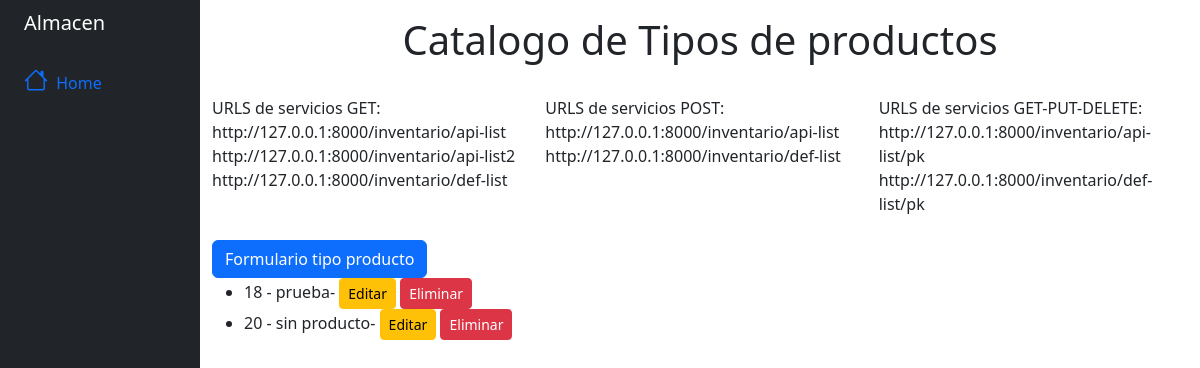
Screenshot of /inventario/api-index-list with the database file from the repository.
### inventario/models.py (models this page shows, shortened)
class catg_tipo_producto (models.Model):
    pk_tipo_producto = models.AutoField(primary_key = True)
    tipo_producto = models.CharField(max_length = 35)
    class Meta:
        db_table = 'catg_tipo_producto'

### inventario/api.py (the view)
# urls.py: path('api-index-list', (ProfileList.as_view()), name = 'api-index-list'),
class ProfileList(APIView):
    renderer_classes = [TemplateHTMLRenderer]
    template_name = 'inventario/catg_tipoproducto_list.html'
    def get(self, request):
        queryset = catg_tipo_producto.objects.all()
        return Response({'queryset': queryset})

### templates/inventario/catg_tipoproducto_list.html (shortened to what this page needs)
{%extends "base.html" %}
{%load static %}
{%block Contenido%}
<center><h1>Catalogo de Tipos de productos</h1></center><br>
<div class ="row">
<div class="col">
URLS de servicios GET: <br>http://127.0.0.1:8000/inventario/api-list <br>
 http://127.0.0.1:8000/inventario/api-list2 <br>
 http://127.0.0.1:8000/inventario/def-list <br>
</div>
<div class="col">
    URLS de servicios POST: <br>http://127.0.0.1:8000/inventario/api-list <br>
 http://127.0.0.1:8000/inventario/def-list <br>
</div>
<div class="col">
    URLS de servicios GET-PUT-DELETE: <br>http://127.0.0.1:8000/inventario/api-list/pk <br>
 http://127.0.0.1:8000/inventario/def-list/pk <br>
</div>
</div>
<br>
<a href= "tipo-producto-form" >
    <button class="btn btn-primary">Formulario tipo producto</button>
    </a>
<ul>
    {% for qs in queryset %}
    <li>{{ qs.pk_tipo_producto }} - {{ qs.tipo_producto }}- <a class ="btn btn-warning btn-sm"href="api-put/{{ qs.pk_tipo_producto }}">Editar</a> <button onClick="eliminar_catg_tipo_produto({{ qs.pk_tipo_producto }})" class="btn btn-danger btn-sm">Eliminar</button></li>
    {% endfor %}
</ul>
{%endblock Contenido%}

### rows the page displays
catg_tipo_producto: pk_tipo_producto "18", tipo_producto "prueba"
catg_tipo_producto: pk_tipo_producto "20", tipo_producto "sin producto"
